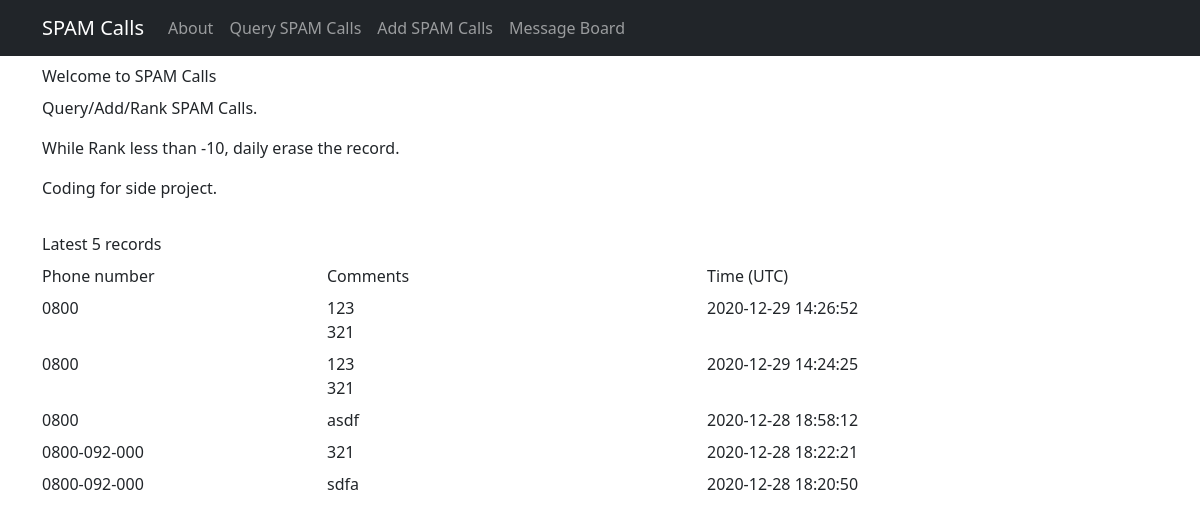
The app's page /about, older data.
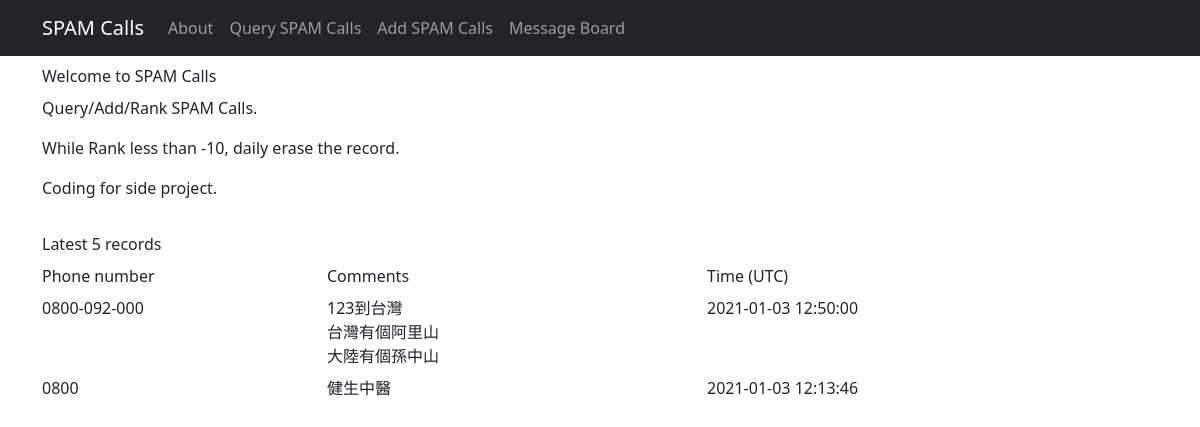
The same page, newer data.
### tables this page shows
CREATE TABLE calls (
            id INTEGER PRIMARY KEY AUTOINCREMENT,
            phone TEXT NOT NULL,
            comments TEXT NOT NULL,
            time TIMESTAMP DEFAULT CURRENT_TIMESTAMP,
            rank INTEGER DEFAULT 0
        );

### routes.py (the view)
@app.route("/", methods=["GET"])
@app.route("/about", methods=["GET"])
def about():
    sql = "select * from calls order by id desc limit 5"
    with sqlite3.connect(database) as con:
        con.row_factory = sqlite3.Row
        cur = con.cursor()
        cur.execute(sql)
        data = cur.fetchall()
    if data == []:
        return render_template("about.html", action='query', msg="")
    return render_template("about.html", data=data)

### templates/about.html (shortened to what this page needs)
{% extends "template.html" %}
{% block body %}
<div class="container">
    <label class="form-label">Welcome to SPAM Calls</label>
    <p class="text-justify">Query/Add/Rank SPAM Calls.</p>
    <p class="text-justify">While Rank less than -10, daily erase the record.</p>
    <p class="text-justify">Coding for side project.</p>
</div>
<div class="container">
    {% if msg != "" %}
    <label class="form-label">Latest 5 records</label>
    <div class="row mb-2">
        <div class="col-3">Phone number</div>
        <div class="col-4">Comments</div>
        <div class="col-4">Time (UTC)</div>
    </div>
    {% for rec in data %}
    <div class="row mb-2">
        <div class="col-3">{{ rec["phone"] }}</div>
        <div class="col-4 newline">{{ rec["comments"].replace("\n","<br>")|safe }}</div>
        <div class="col-4">{{ rec["time"] }}</div>
    </div>
    {% endfor %}
    {% endif %}
</div>
{% endblock %}

Row changes from the older to the newer data that the page shows:
removed calls: phone "0800", comments.replace "123 321", time "2020-12-29 14:26:52"
removed calls: phone "0800", comments.replace "123 321", time "2020-12-29 14:24:25"
removed calls: phone "0800", comments.replace "asdf", time "2020-12-28 18:58:12"
removed calls: phone "0800-092-000", comments.replace "321", time "2020-12-28 18:22:21"
removed calls: phone "0800-092-000", comments.replace "sdfa", time "2020-12-28 18:20:50"
added calls: phone "0800-092-000", comments.replace "123到台灣 台灣有個阿里山 大陸有個孫中山", time "2021-01-03 12:50:00"
added calls: phone "0800", comments.replace "健生中醫", time "2021-01-03 12:13:46"
